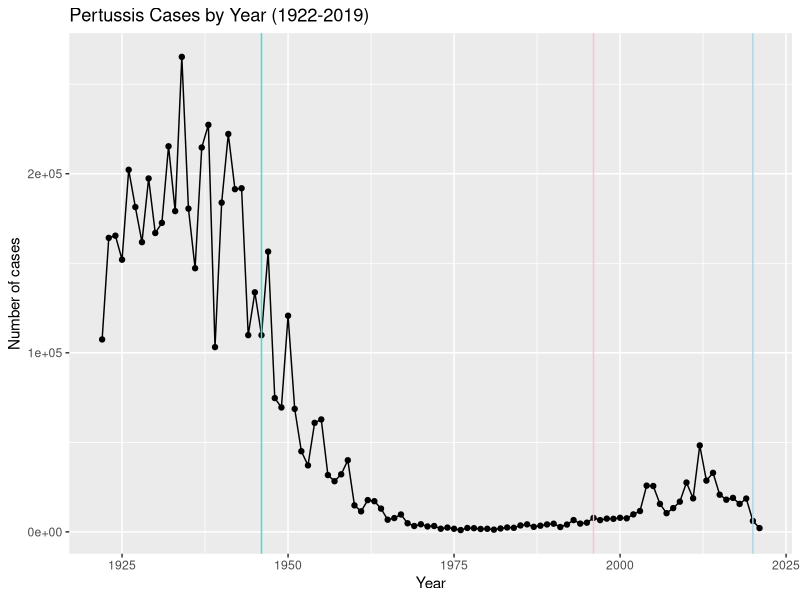

Source code (R): (Note: this script raises an error after producing the figure.)
## ---- chunk 1
CDC <-data.frame(
                                Year = c(1922L,1923L,1924L,1925L,1926L,
                                         1927L,1928L,1929L,1930L,1931L,
                                         1932L,1933L,1934L,1935L,1936L,1937L,
                                         1938L,1939L,1940L,1941L,1942L,
                                         1943L,1944L,1945L,1946L,1947L,1948L,
                                         1949L,1950L,1951L,1952L,1953L,1954L,
                                         1955L,1956L,1957L,1958L,1959L,
                                         1960L,1961L,1962L,1963L,1964L,1965L,
                                         1966L,1967L,1968L,1969L,1970L,
                                         1971L,1972L,1973L,1974L,1975L,1976L,
                                         1977L,1978L,1979L,1980L,1981L,
                                         1982L,1983L,1984L,1985L,1986L,1987L,
                                         1988L,1989L,1990L,1991L,1992L,1993L,
                                         1994L,1995L,1996L,1997L,1998L,
                                         1999L,2000L,2001L,2002L,2003L,2004L,
                                         2005L,2006L,2007L,2008L,2009L,
                                         2010L,2011L,2012L,2013L,2014L,2015L,
                                         2016L,2017L,2018L,2019L,2020L,
                                         2021L),
        cases = c(107473,164191,165418,152003,
                                         202210,181411,161799,197371,166914,
                                         172559,215343,179135,265269,180518,
                                         147237,214652,227319,103188,183866,
                                         222202,191383,191890,109873,133792,
                                         109860,156517,74715,69479,120718,
                                         68687,45030,37129,60886,62786,
                                         31732,28295,32148,40005,14809,11468,
                                         17749,17135,13005,6799,7717,9718,
                                         4810,3285,4249,3036,3287,1759,
                                         2402,1738,1010,2177,2063,1623,1730,
                                         1248,1895,2463,2276,3589,4195,
                                         2823,3450,4157,4570,2719,4083,6586,
                                         4617,5137,7796,6564,7405,7298,
                                         7867,7580,9771,11647,25827,25616,
                                         15632,10454,13278,16858,27550,18719,
                                         48277,28639,32971,20762,17972,
                                         18975,15609,18617,6124,2116)
      )
## ---- chunk 2
library (ggplot2)

base <-
ggplot(CDC) +
  aes(x=Year, y=cases) +
  geom_point() + 
  labs(x="Year", y="Number of cases", title ="Pertussis Cases by Year (1922-2019)") +
  geom_line() 

## ---- chunk 3
base + geom_vline(xintercept = 1946, col="turquoise") +
  geom_vline(xintercept=1996, col="pink")+
  geom_vline(xintercept=2020, col="lightblue") 
## ---- chunk 4
library(jsonlite)
  
subject <- read_json("https://www.cmi-pb.org/api/subject", simplifyVector = T)

head (subject)
## ---- chunk 5
table(subject$infancy_vac)
## ---- chunk 6
table(subject$biological_sex)
## ---- chunk 7
table(subject$race, subject$biological_sex)
## ---- chunk 8
specimen <- read_json("http://cmi-pb.org/api/specimen", simplifyVector = T)
ab_titer <- read_json("http://cmi-pb.org/api/v4/plasma_ab_titer", simplifyVector = T)

head (specimen)
head (ab_titer)
## ---- chunk 9
library(dplyr)

meta <- inner_join(subject, specimen)

head (meta)
## ---- chunk 10
abdata <- inner_join(meta, ab_titer)
dim(abdata)
## ---- chunk 11
head(abdata)
## ---- chunk 12
ab_titer$isotype
## ---- chunk 13
table(ab_titer$isotype)
## ---- chunk 14
table(ab_titer$antigen)
## ---- chunk 15
head(abdata, 2)
## ---- chunk 16
igg <- abdata %>% filter(isotype == "IgG")
head(igg)
## ---- chunk 17
library(ggplot2)

base <- ggplot(igg) + 
  aes(MFI_normalised, antigen) +
  geom_boxplot()
  
## ---- chunk 18
table(igg$visit)
## ---- chunk 19
base + 
  facet_wrap(vars(visit), nrow=2)
## ---- chunk 20
ggplot(igg) +
  aes(MFI_normalised, antigen, col=infancy_vac ) +
  geom_boxplot(show.legend = FALSE) + 
  facet_wrap(vars(visit), nrow=2) +
  xlim(0,75) +
  theme_bw()
## ---- chunk 21
table(abdata$dataset)
## ---- chunk 22
abdata.21 <- abdata %>% filter(dataset == "2021_dataset")

abdata.21 %>% 
  filter(isotype == "IgG",  antigen == "PT") %>%
  ggplot() +
    aes(x=planned_day_relative_to_boost,
        y=MFI_normalised,
        col=infancy_vac,
        group=subject_id) +
    geom_point() +
    geom_line() +
    geom_vline(xintercept=0, linetype="dashed") +
    geom_vline(xintercept=14, linetype="dashed") +
  labs(title="2021 dataset IgG PT",
       subtitle = "Dashed lines indicate day 0 (pre-boost) and 14 (apparent peak levels)")
